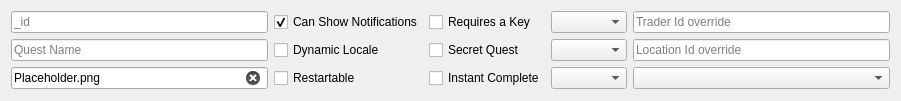
         <widget class="QWidget" name="gridLayoutWidget_2">
          <property name="geometry">
           <rect>
            <x>360</x>
            <y>0</y>
            <width>901</width>
            <height>101</height>
           </rect>
          </property>
          <layout class="QGridLayout" name="RootEditorLayout">
           <item row="0" column="0">
            <widget class="QLineEdit" name="_Id">
             <property name="text">
              <string/>
             </property>
             <property name="maxLength">
              <number>24</number>
             </property>
             <property name="placeholderText">
              <string>_id</string>
             </property>
             <property name="clearButtonEnabled">
              <bool>true</bool>
             </property>
            </widget>
           </item>
           <item row="1" column="1">
            <widget class="QCheckBox" name="DynamicLocale">
             <property name="text">
              <string>Dynamic Locale</string>
             </property>
             <property name="checked">
              <bool>false</bool>
             </property>
            </widget>
           </item>
           <item row="2" column="0">
            <widget class="QLineEdit" name="ImagePath">
             <property name="text">
              <string>Placeholder.png</string>
             </property>
             <property name="maxLength">
              <number>512</number>
             </property>
             <property name="placeholderText">
              <string>Image Path</string>
             </property>
             <property name="clearButtonEnabled">
              <bool>true</bool>
             </property>
            </widget>
           </item>
           <item row="2" column="2">
            <widget class="QCheckBox" name="InstantComplete">
             <property name="text">
              <string>Instant Complete</string>
             </property>
             <property name="checked">
              <bool>false</bool>
             </property>
            </widget>
           </item>
           <item row="1" column="2">
            <widget class="QCheckBox" name="SecretQuest">
             <property name="text">
              <string>Secret Quest</string>
             </property>
             <property name="checked">
              <bool>false</bool>
             </property>
            </widget>
           </item>
           <item row="0" column="3">
            <widget class="QComboBox" name="TradercomboBox">
             <property name="placeholderText">
              <string>Trader</string>
             </property>
            </widget>
           </item>
           <item row="0" column="2">
            <widget class="QCheckBox" name="RequiresKey">
             <property name="text">
              <string>Requires a Key</string>
             </property>
            </widget>
           </item>
           <item row="2" column="1">
            <widget class="QCheckBox" name="Restartable">
             <property name="text">
              <string>Restartable</string>
             </property>
             <property name="checked">
              <bool>false</bool>
             </property>
            </widget>
           </item>
           <item row="0" column="1">
            <widget class="QCheckBox" name="CanShowNotifications">
             <property name="text">
              <string>Can Show Notifications</string>
             </property>
             <property name="checked">
              <bool>true</bool>
             </property>
            </widget>
           </item>
           <item row="2" column="3">
            <widget class="QComboBox" name="Side">
             <property name="editable">
              <bool>false</bool>
             </property>
             <property name="placeholderText">
              <string>Side</string>
             </property>
             <property name="modelColumn">
              <number>0</number>
             </property>
            </widget>
           </item>
           <item row="1" column="3">
            <widget class="QComboBox" name="LocationComboBox">
             <property name="placeholderText">
              <string>Location</string>
             </property>
            </widget>
           </item>
           <item row="1" column="0">
            <widget class="QLineEdit" name="QuestName">
             <property name="text">
              <string/>
             </property>
             <property name="placeholderText">
              <string>Quest Name</string>
             </property>
             <property name="clearButtonEnabled">
              <bool>true</bool>
             </property>
            </widget>
           </item>
           <item row="2" column="4">
            <widget class="QComboBox" name="Type">
             <property name="currentText">
              <string/>
             </property>
             <property name="placeholderText">
              <string>Type</string>
             </property>
            </widget>
           </item>
           <item row="1" column="4">
            <widget class="QLineEdit" name="LocationIdTextField">
             <property name="text">
              <string/>
             </property>
             <property name="maxLength">
              <number>24</number>
             </property>
             <property name="placeholderText">
              <string>Location Id override</string>
             </property>
             <property name="clearButtonEnabled">
              <bool>true</bool>
             </property>
            </widget>
           </item>
           <item row="0" column="4">
            <widget class="QLineEdit" name="TraderIdTextField">
             <property name="text">
              <string/>
             </property>
             <property name="maxLength">
              <number>24</number>
             </property>
             <property name="placeholderText">
              <string>Trader Id override</string>
             </property>
             <property name="clearButtonEnabled">
              <bool>true</bool>
             </property>
            </widget>
           </item>
          </layout>
         </widget>
